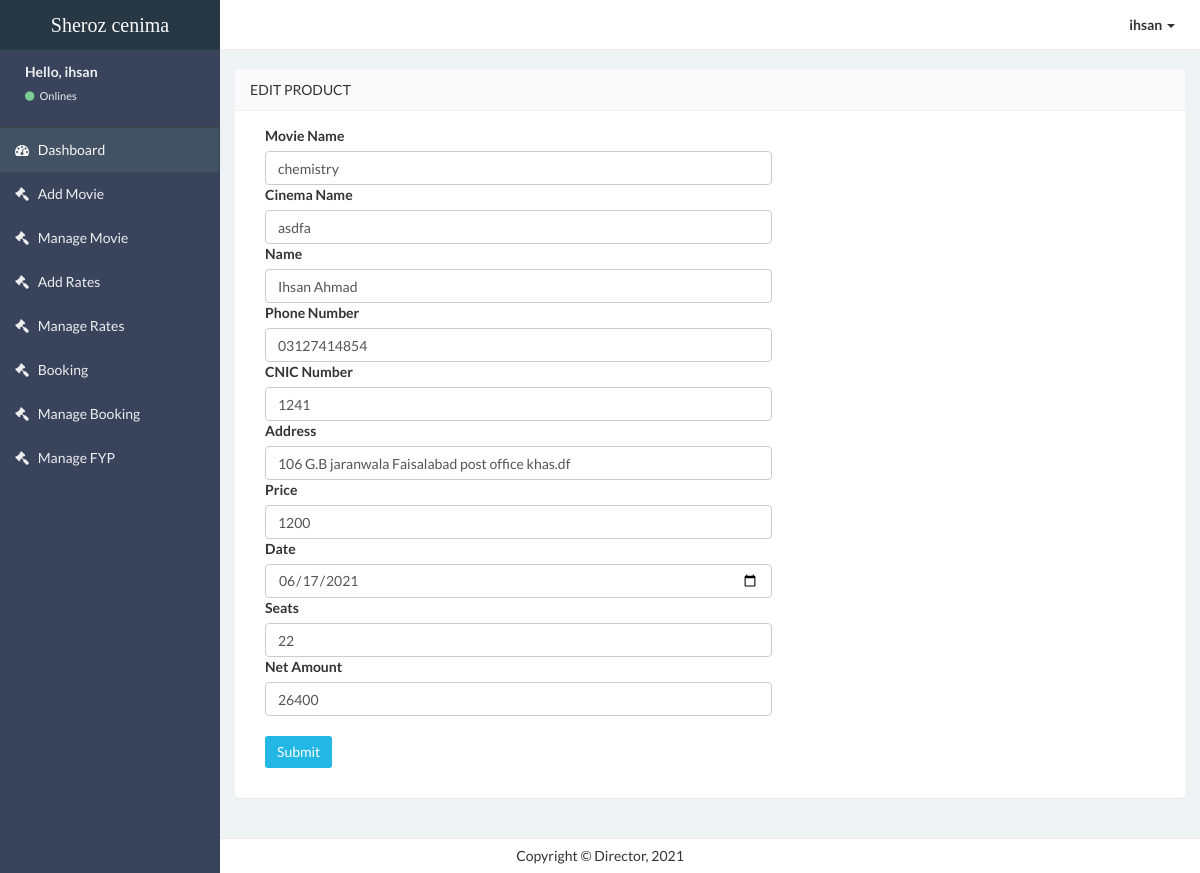
The page /admin/Director-free/edit_product.php?uid=6 (signed in) on the database its author committed.
### tables this page shows
CREATE TABLE `product` (
  `id` int(11) NOT NULL,
  `movie` varchar(50) NOT NULL,
  `cinema` varchar(50) NOT NULL,
  `name` varchar(50) NOT NULL,
  `phone` varchar(100) NOT NULL,
  `cnic` varchar(50) NOT NULL,
  `address` varchar(50) NOT NULL,
  `price` varchar(50) NOT NULL,
  `date` varchar(50) NOT NULL,
  `seat` varchar(50) NOT NULL,
  `net_amount` varchar(50) NOT NULL
);

### admin/Director-free/connection.php (called while the page is built, shortened)
<?php
$con = mysqli_connect("localhost" , "root" , "" , "php_ticketbooking");
$userid = $_SESSION['id'];
$selectuser = "select * from login where id = '$userid'";
$runuser = mysqli_query($con,$selectuser);
$datauser = mysqli_fetch_array($runuser);
?>

### admin/Director-free/edit_product.php (the view, shortened to what this page needs)
<?php include "connection.php" ?>
<!DOCTYPE html>
<html>
<?php include "head.php" ?>
<body class="skin-black">
    <?php include "navbar.php" ?>
    <?php include "sidebar.php" ?>
    <aside class="right-side">
        <section class="content">
            <div class="row">
                <div class="col-lg-12">
                    <section class="panel">
                        <header class="panel-heading">
                            Edit Product
                        </header>
                        <?php
                        $uid = $_GET['uid'];
                        $select = "select * from product where id = '$uid'";
                        $res = mysqli_query($con, $select);
                        $data = mysqli_fetch_array($res)
                        ?>
                        <div class="panel-body">
                            <form role="form" method="post">
                                <div class="form-group col-lg-7 col-sm-7">
                                    <label for="exampleInputEmail1">Movie Name</label>
                                    <input type="text" name="movie" class="form-control" placeholder="  Enter movie name" value="<?php echo $data['movie']; ?>">
                                    <label for="exampleInputEmail1">Cinema Name</label>
                                    <input type="text" name="cinema" class="form-control" placeholder="  Enter cinema name" value="<?php echo $data['cinema']; ?>">
                                    <label for="exampleInputEmail1">Name</label>
                                    <input type="text" name="name" class="form-control" value="<?php echo $data['name']; ?>">
                                    <label for="exampleInputEmail1">Phone Number</label>
                                    <input type="number" name="phone" class="form-control" value="<?php echo $data['phone']; ?>">
                                    <label for="exampleInputEmail1">CNIC Number</label>
                                    <input type="text" name="cnic" class="form-control" value="<?php echo $data['cnic']; ?>">
                                    <label for="exampleInputEmail1">Address</label>
                                    <input type="text" name="address" class="form-control" value="<?php echo $data['address']; ?>">
                                    <label for="exampleInputEmail1">Price</label>
                                    <input type="text" name="price" class="form-control" value="<?php echo $data['price']; ?>">
                                    <label for="exampleInputEmail1">Date</label>
                                    <input type="date" name="date" class="form-control" value="<?php echo $data['date']; ?>">
                                    <label for="exampleInputEmail1">Seats</label>
                                    <input type="number" name="seat" class="form-control" value="<?php echo $data['seat']; ?>">
                                    <label for="exampleInputEmail1">Net Amount</label>
                                    <input type="number" name="nettotal" class="form-control" value="<?php echo $data['net_amount']; ?>">
                                    <br> <button type="submit" class="btn btn-info">Submit</button>
                            </form>
                        </div>
                </div>
        </section>
        </div>
    <div class="footer-main">
        Copyright &copy Director, 2021
    </div>
</body>
</html>

### admin/Director-free/navbar.php (shortened to what this page needs)
<header class="header">
    <a href="index.php" class="logo">
        Sheroz cenima
    </a>
    <nav class="navbar navbar-static-top" role="navigation">
        <div class="navbar-right">
            <ul class="nav navbar-nav">
                <li class="dropdown user user-menu">
                    <a href="#" class="dropdown-toggle" data-toggle="dropdown">
                        <span><?php echo $datauser['username']; ?> <i class="caret"></i></span>
                    </a>
                </li>
            </ul>
        </div>
    </nav>
</header>

### admin/Director-free/sidebar.php (shortened to what this page needs)
<div class="wrapper row-offcanvas row-offcanvas-left">
    <aside class="left-side sidebar-offcanvas">
        <section class="sidebar">
            <div class="user-panel">
                <div class="pull-left info">
                    <p>Hello, <?php echo $datauser['username']; ?></p>
                    <a href="#"><i class="fa fa-circle text-success"></i> Onlines</a>
                </div>
            </div>
            <ul class="sidebar-menu">
                <li class="active">
                    <a href="index.php">
                        <i class="fa fa-dashboard"></i> <span>Dashboard</span>
                    </a>
                </li>
                <li>
                    <a href="add_catagory.php">
                        <i class="fa fa-gavel"></i> <span>Add Movie</span>
                    </a>
                </li>
                <li>
                    <a href="manage_catagory.php">
                        <i class="fa fa-gavel"></i> <span>Manage Movie</span>
                    </a>
                </li>
                <li>
                    <a href="add_sub_catagory.php">
                        <i class="fa fa-gavel"></i> <span>Add Rates</span>
                    </a>
                </li>
                <li>
                    <a href="manage_sub_catagory.php">
                        <i class="fa fa-gavel"></i> <span>Manage Rates</span>
                    </a>
                </li>
                <li>
                    <a href="add_product.php">
                        <i class="fa fa-gavel"></i> <span>Booking</span>
                    </a>
                </li>
                <li>
                    <a href="manage_product.php">
                        <i class="fa fa-gavel"></i> <span>Manage Booking</span>
                    </a>
                </li>
                <li>
                    <a href="testing.php">
                        <i class="fa fa-gavel"></i> <span>Manage FYP</span>
                    </a>
                </li>
            </ul>
        </section>
    </aside>

### rows shown on the page
product: movie "chemistry", cinema "asdfa", name "Ihsan Ahmad", phone "03127414854", cnic "1241", address "106 G.B jaranwala Faisalabad post office khas.df", price "1200", date "06/17/2021", seat "22", nettotal "26400"

### other values the page prints
$datauser['username'] "ihsan"
